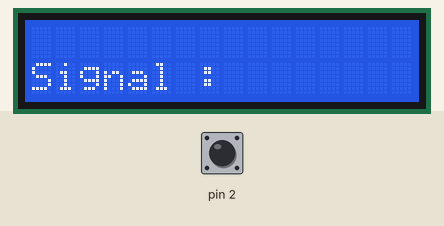
The sketch below on a simulated Arduino Uno, built with avr-gcc and run on an emulated ATmega328P. Parts: 16×2 character LCD. Inputs (shaded band) come from the test bench; at power-on: pin 2 HIGH.

Above: at 0.6 s.
At 1.1 s:
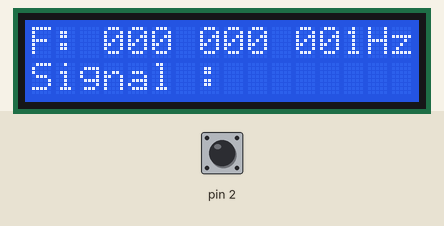

Measured:
- what the display in image 0 shows lasts 0.5 s, from 0.6 s to 1.1 s

The sketch:

generateur_signaux.ino
```cpp
/*
  Generateur de signaux
 */
#include <LiquidCrystal.h>
#include "forms.h"

LiquidCrystal lcd(7, 8, 9, 10, 11, 12);

int frequency10P0 = 1;
int frequency10P1 = 0;
int frequency10P2 = 0;
int frequency10P3 = 0;
int frequency10P4 = 0;
int frequency10P5 = 0;
int frequency10P6 = 0;
int frequency10P7 = 0;
int frequency10P8 = 0;

//map(0,1023,0,99);
void setup() {
  lcd.begin(16,2);
  lcd.createChar(0,square_N);
  lcd.createChar(1,square_Y);
  lcd.createChar(2,triangle_N);
  lcd.createChar(3,triangle_Y);
  lcd.createChar(4,sinus_N);
  lcd.createChar(5,sinus_Y);
  pinMode(A0,INPUT);
  pinMode(A1,INPUT);
  pinMode(2,INPUT_PULLUP);

}

void loop() {
  test_change_signal();
  lcd.print("F: ");
  lcd.print(frequency10P8);
  lcd.print(frequency10P7);
  lcd.print(frequency10P6);
  lcd.print(" ");
  lcd.print(frequency10P5);
  lcd.print(frequency10P4);
  lcd.print(frequency10P3);
  lcd.print(" ");
  lcd.print(frequency10P2);
  lcd.print(frequency10P1);
  lcd.print(frequency10P0);
  lcd.print("Hz");
  lcd.setCursor(0,1);
  lcd.print("Signal :");
  if (type == "square") {
    lcd.write(byte(1));
    lcd.print(' ');
    lcd.write(byte(2));
    lcd.print(' ');
    lcd.write(byte(4));
  }
  else if (type == "triangle") {
    lcd.write(byte(0));
    lcd.print(' ');
    lcd.write(byte(3));
    lcd.print(' ');
    lcd.write(byte(4));
  }
  else if (type == "square") {
    lcd.write(byte(1));
    lcd.print(' ');
    lcd.write(byte(2));
    lcd.print(' ');
    lcd.write(byte(4));
  }
  lcd.setCursor(0,0);
}
```

forms.h
```cpp
char type = "square";
byte square_N[8] = {
  0b00000,
  0b00000,
  0b00000,
  0b01110,
  0b01010,
  0b11011,
  0b00000,
  0b00000
};
byte triangle_N[8] = {
  0b00000,
  0b00000,
  0b00000,
  0b01000,
  0b10101,
  0b00010,
  0b00000
};
byte sinus_N[8] = {
  0b00000,
  0b00000,
  0b01000,
  0b10100,
  0b10101,
  0b00101,
  0b00010,
  0b00000
};
byte square_Y[8] = {
  0b11111,
  0b11111,
  0b11111,
  0b10001,
  0b10101,
  0b00100,
  0b11111,
  0b11111
};
byte triangle_Y[8] = {
  0b11111,
  0b11111,
  0b11111,
  0b10111,
  0b01010,
  0b11111,
  0b11111
};
byte sinus_Y[8] = {
  0b11111,
  0b11111,
  0b10111,
  0b01011,
  0b01010,
  0b11010,
  0b11101,
  0b11111
};

void test_change_signal() {
  if (digitalRead(2) == HIGH) {
    if (type == "square") {
      type = "triangle";
    }
    else if (type == "triangle") {
      type = "sinus";
    }
    else if (type == "sinus") {
      type = "square";
    }
  }
  delay(500);
}
```
